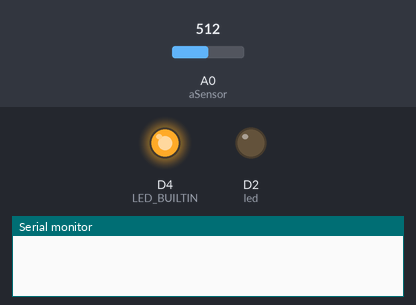
Simulated run of this sketch. Board: ESP8266 (NodeMCU). Shown: output pins drawn as LEDs (lit = HIGH, except the on-board LED, lit = LOW), the last lines printed to the serial monitor. The test bench sets the inputs (shaded band); at power-on: A0 (aSensor) = 512. WiFi joins after 1.5 s; servers stay silent unless stated; uploads are accepted with an empty reply.

Above: at 0.1 s.
At 2.0 s:
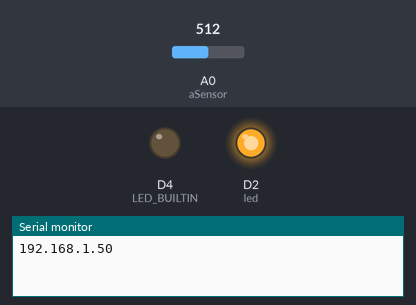
Timing chart, 0 to 3.5 s (numbered marks = the images above):
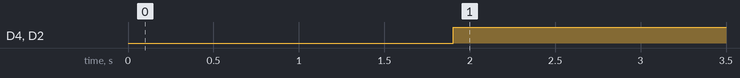

Measured:
- by itself, D4 (LED_BUILTIN), D2 (led): LOW → HIGH at 1.9 s

The sketch:

BasicHttpClient.ino
```cpp
/**
 * BasicHTTPClient.ino
 *
 *  Created on: 24.05.2015
 *
 */

#include <Arduino.h>

#include <ESP8266WiFi.h>
#include <ESP8266WiFiMulti.h>

#include <ESP8266HTTPClient.h>


ESP8266WiFiMulti WiFiMulti;

int sensorValue = 0;
int aSensor = A0;
int led = D2;

void setup() {
  pinMode(aSensor,INPUT);
  pinMode(LED_BUILTIN, OUTPUT);
  pinMode(led,OUTPUT);

  Serial.begin(9600);

  WiFiMulti.addAP("AndroidAP", "hgbt1799");
  WiFiMulti.addAP("jaimie", "jaimie22");
  WiFiMulti.addAP("dijkemans", "9Het7debiele3netwerkje4van2J@@p");
}

void loop() {
    sensorValue = analogRead(aSensor);

    String postDataOne = "sensorlight=";
    String postDataTwo = postDataOne + sensorValue;
    // wait for WiFi connection
    if((WiFiMulti.run() == WL_CONNECTED)) {
        Serial.println(WiFi.localIP());
        HTTPClient http;

        http.begin("http://www.jaimiederijk.nl/webofthings/index.php"); //HTTP
        http.addHeader("Content-Type", "application/x-www-form-urlencoded");
        http.POST(postDataTwo);

        http.end();

        http.begin("http://www.jaimiederijk.nl/webofthings/led.txt");
        int httpCode = http.GET();
        String payload = http.getString();

        Serial.println(payload);
        if (payload == "off") {
          digitalWrite(LED_BUILTIN, LOW);
          digitalWrite(led, LOW);
        } else {
          digitalWrite(LED_BUILTIN, HIGH);
          digitalWrite(led, HIGH);
        }


        http.end();
    }

    delay(2000);
}
```
